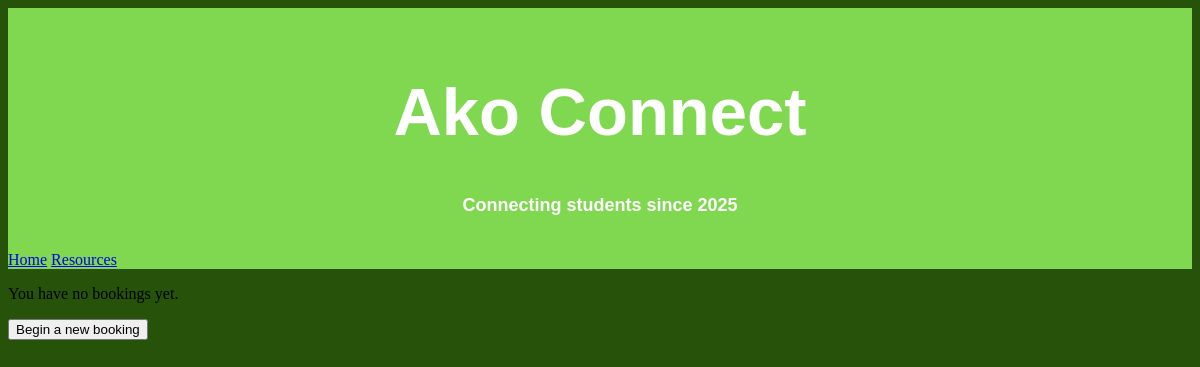
/bookings (signed in), run on an earlier commit of the app's database.
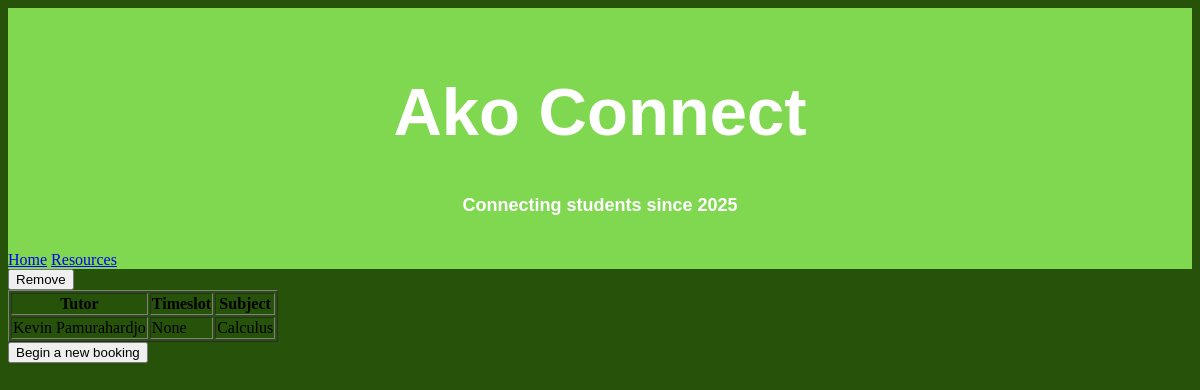
And on a later commit of the database.
### tables this page shows
CREATE TABLE Bookings (
	booking_id INTEGER PRIMARY KEY AUTOINCREMENT,
	tutor_id INTEGER
, user_id INTEGER, booked_timeslot TEXT, booked_subject TEXT, booked_date TEXT);

CREATE TABLE Tutors (
	tutor_id INTEGER,
	full_name TEXT,
	year_level INTEGER,
	email TEXT,
	subject_options TEXT,
	tutor_image TEXT
);

### akoapp.py (the view)
@app.route ('/bookings')
def BookingInfo():
    conn = sqlite3.connect('db//akoconnect.db')
    conn.row_factory = sqlite3.Row
    cursor = conn.cursor()
    user_id = session.get('user_id')
    cursor.execute(
        """
        SELECT
        Bookings.tutor_id,
        Bookings.booking_id,
        Bookings.booked_timeslot AS timeslot,
        Bookings.booked_subject AS subject,
        Tutors.full_name AS tutor_name
        FROM Bookings
        JOIN Tutors on Bookings.tutor_id = Tutors.tutor_id
        where Bookings.user_id = ?""", (user_id,))
    book_info = cursor.fetchall()
    conn.commit()
    conn.close()
    return render_template("BookingInfo.html", book_info=book_info)

### templates/BookingInfo.html (shortened to what this page needs)
<!DOCTYPE html>
<body>
    <link rel="stylesheet" href="static/style.css">
    <div class="heading">
    <h1 class="mainhead">Ako Connect</h1>
    <h2 class="secondhead">Connecting students since 2025</h2>
    </div>
    <div class="navbar">
        <a href="{{ url_for('HomePage')}}">Home</a>
        <a href="{{ url_for('Resources')}}">Resources</a>
    </div>
    <div>
        {% if book_info %}
    <table border="1">
        <tr>
            <th>Tutor</th>
            <th>Timeslot</th>
            <th>Subject</th>
        </tr>
        {% for booking in book_info %}
        <tr>
            <td>{{ booking["tutor_name"] }}</td>
            <td>{{ booking["timeslot"] }}</td>
            <td>{{ booking["subject"] }}</td>
            <form action="{{ url_for('delete_booking', booking_id=booking['booking_id']) }}" method="POST">
            <button type="submit">Remove</button>
        </form>
        </tr>
        {% endfor %}
    </table>
{% else %}
    <p>You have no bookings yet.</p>
{% endif %}
    </div>
    <div>
        <a href="{{ url_for('BookingPage')}}">
    <button>Begin a new booking</button>
    </a>
    </div>
</body>

### static/style.css (style rules this page uses)
.heading { margin: 0; padding: 20px; text-align: center; font-family: 'Gill Sans', 'Gill Sans MT', 'Trebuchet MS', sans-serif; background-color: #7fd850; color: white; }
.mainhead { font-size: 67px; }
.secondhead { text-align: top; font-size: 18px; }
body { background-color: #26520a; }
.navbar { justify-content: flex-end; background-color: #7fd850; }

What changed in the data, as far as the page shows it:
added Bookings: tutor_name "Kevin Pamurahardjo", timeslot "None", subject "Calculus"
Also different on the page:
text no longer shown: "You have no bookings yet."
text now shown: "Tutor Timeslot Subject"
